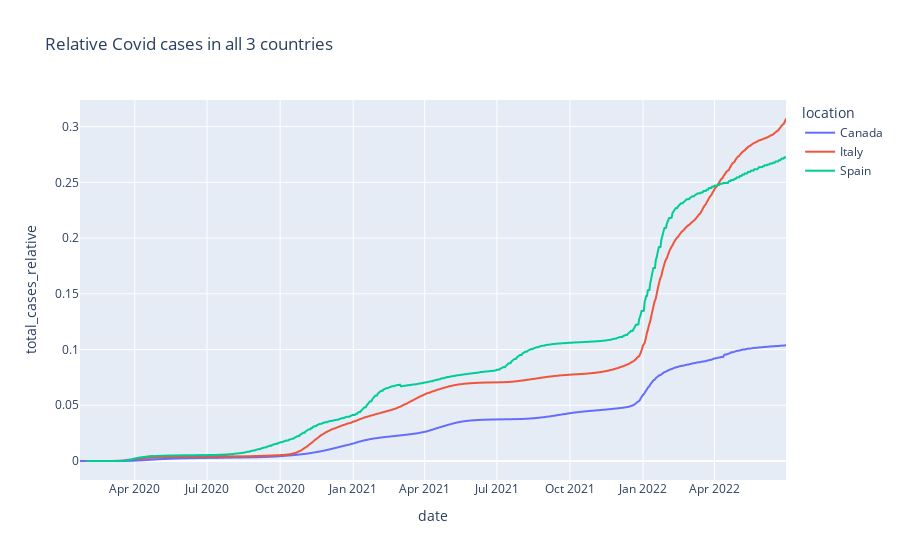

Notebook cell for this chart:
### Code cell
fig = px.line(data_all_countries, x="date", y="total_cases_relative", color='location', title='Relative Covid cases in all 3 countries')
fig.show()

### Figure 1 — Plotly figure (JSON) as saved in the notebook; plotly's stock layout.template omitted (floating-point values rounded to 4 significant figures; data arrays with more than 128 entries replaced by an {"elided": "..."} marker saying what was removed)
{"data": [{"hovertemplate": "location=Canada<br>date=%{x}<br>total_cases_relative=%{y}<extra></extra>", "legendgroup": "Canada", "line": {"color": "#636efa", "dash": "solid"}, "marker": {"symbol": "circle"}, "mode": "lines", "name": "Canada", "showlegend": true, "type": "scattergl", "x": {"elided": "890 str values"}, "xaxis": "x", "y": {"elided": "890 float values"}, "yaxis": "y"}, {"hovertemplate": "location=Italy<br>date=%{x}<br>total_cases_relative=%{y}<extra></extra>", "legendgroup": "Italy", "line": {"color": "#EF553B", "dash": "solid"}, "marker": {"symbol": "circle"}, "mode": "lines", "name": "Italy", "showlegend": true, "type": "scattergl", "x": {"elided": "882 str values"}, "xaxis": "x", "y": {"elided": "882 float values"}, "yaxis": "y"}, {"hovertemplate": "location=Spain<br>date=%{x}<br>total_cases_relative=%{y}<extra></extra>", "legendgroup": "Spain", "line": {"color": "#00cc96", "dash": "solid"}, "marker": {"symbol": "circle"}, "mode": "lines", "name": "Spain", "showlegend": true, "type": "scattergl", "x": {"elided": "881 str values"}, "xaxis": "x", "y": {"elided": "881 float values"}, "yaxis": "y"}], "layout": {"legend": {"title": {"text": "location"}, "tracegroupgap": 0}, "title": {"text": "Relative Covid cases in all 3 countries"}, "xaxis": {"anchor": "y", "domain": [0, 1], "title": {"text": "date"}}, "yaxis": {"anchor": "x", "domain": [0, 1], "title": {"text": "total_cases_relative"}}}}
